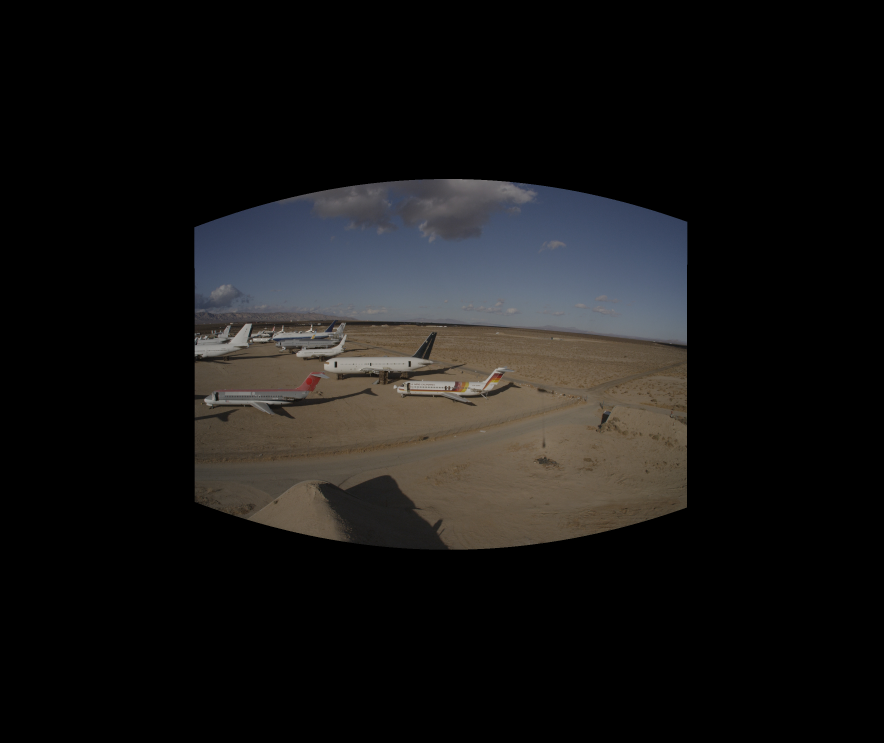
#> input picture data/Airplanes2/Tks_0.png, 2651 x 2227 px, found by its file name (shown at 1/3 size); its folder holds 4 pictures in this run
$ python blending_stitch.py
#> lines starting #> are read from the running program, lines starting #| are printed output that depends on the picture
### img_utils.py

import cv2 as cv


def resizeImg(src, factor=0.3):
    #percent by which the image is resized
    if int(factor) == 1:
        return src

    # Compute the new dimensions of the image and resize it
    width = int(src.shape[1] * factor)
    height = int(src.shape[0] * factor)
    dsize = (width, height)
    return cv.resize(src, dsize)

### utils.py

import numpy as np
from matplotlib import pyplot as plt


import os
import re

# Read files in a folder.
def readFiles(folder_path, filter="mask"):
    # Get all files in the folder.
    files = os.listdir(folder_path)

    # Get the file paths.
    file_paths = [os.path.join(folder_path, file) for file in files if re.match(rf"^{filter}.*\.png$", file, re.I)]

    # Sort the file paths.
    file_paths.sort()
    print(f"Found {len(file_paths)} files in {folder_path}")
    print(file_paths)
    return file_paths

# Divide by a by b and replace undefined values by `fill`.
# [172 lines left out: functions divAB, printRandom3DSample, generate_histogram, generate_combined_histogram, apply_histogram, plot_histogram and 2 more, not called in this run]

# [9 lines of commented-out code are left out]

def find_value_target(val, target_arr):
    idx = (np.abs(target_arr - val)).argmin()
    return target_arr[idx]


# [15 lines of commented-out code are left out]

# [7 lines left out: function make_data_3D, not called in this run]

### blending_stitch.py
from typing import List

import cv2 as cv
import numpy as np

from img_utils import resizeImg
from poisson import convertDouble2Uint8, poissonSolver
from utils import readFiles, divAB

def computeGrad(img):
    # Compute gradient of the two images.
    out_x = np.zeros(img.shape, np.double)
    out_y = np.zeros(img.shape, np.double)
    out_x[:,1:-1,:] = 0.5*(img[:,2:,:].astype('double') - img[:,0:-2,:].astype('double'))
    out_y[1:-1,:,:] = 0.5*(img[2:,:,:].astype('double') - img[0:-2,:,:].astype('double'))

    return out_x, out_y

def computeGuidanceField(grads, masks):
    # Compute the guidance field.
    guide_x = grads[0][0] * masks[0]
    guide_y = grads[0][1] * masks[0]
    for i in range(1, len(grads)):
        gradc_x = grads[i][0] * masks[i]
        gradc_y = grads[i][1] * masks[i]
        guide_x = np.where(np.abs(guide_x) >= np.abs(gradc_x), guide_x, gradc_x)
        guide_y = np.where(np.abs(guide_y) >= np.abs(gradc_y), guide_y, gradc_y)

        # [4 lines of commented-out code are left out]

    print("Guide X: ", guide_x.shape)
    return guide_x, guide_y

def computeGuidanceFieldAvg(grads, masks):
    # Compute the guidance field.
    guide_x = grads[0][0] * masks[0]
    guide_y = grads[0][1] * masks[0]
    mask_sum = masks[0]
    for i in range(1, len(grads)):
        guide_x += grads[i][0] * masks[i]
        guide_y += grads[i][1] * masks[i]
        mask_sum += masks[i]

    print("Guide X: ", guide_x.shape)
    return divAB(guide_x, mask_sum, fill=0), divAB(guide_y, mask_sum, fill=0)


def main_merge(img_paths: List[str], mask_paths: List[str], out_path, scf=0.5) -> None:
    # Read images and masks.
#> called with out_path = 'out.png', scf = 0.5
    imgs = [resizeImg(cv.imread(img_path), scf) for img_path in img_paths]
#> in resizeImg, `width = int(src.shape[1] * factor)`: width = 1325
#> in resizeImg, `dsize = (width, height)`: dsize = (1325, 1113)
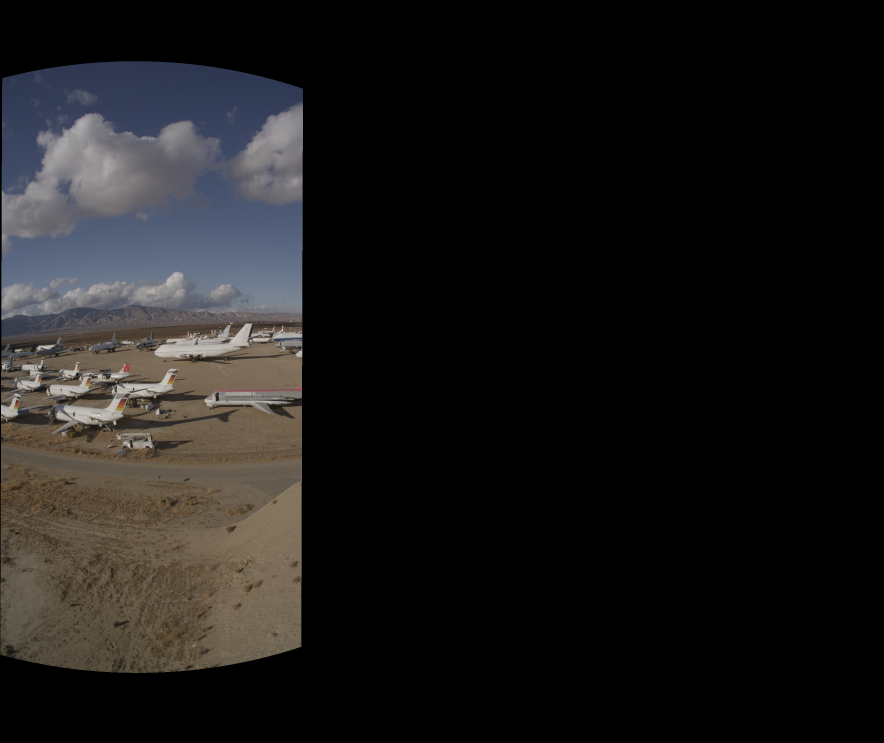
#> input picture data/Airplanes2/Tks_1.png, 2651 x 2227 px, found by its file name (shown at 1/3 size)
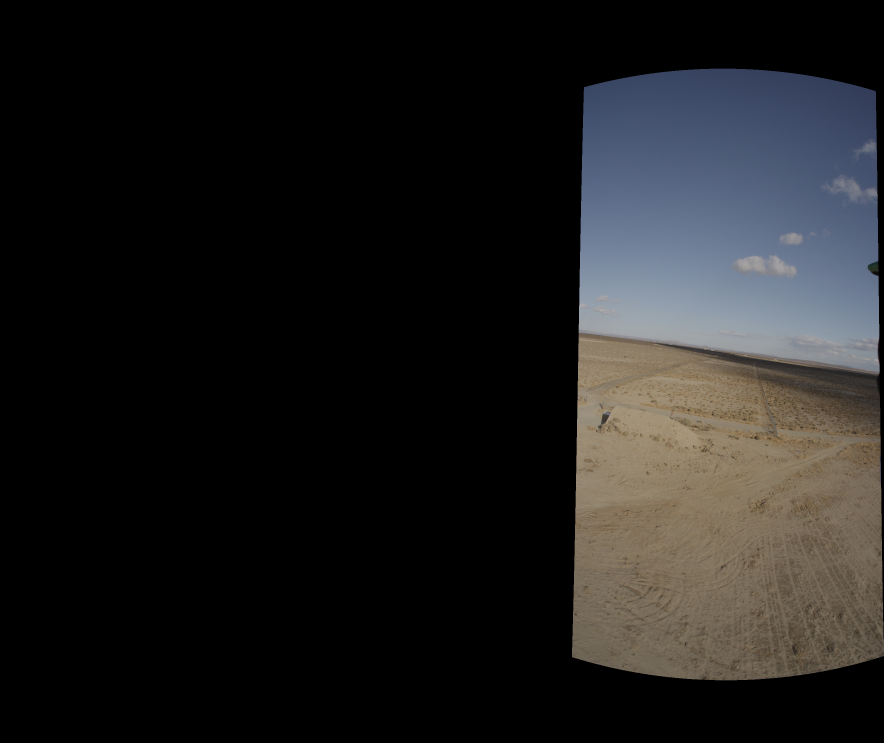
#> input picture data/Airplanes2/Tks_2.png, 2651 x 2227 px, found by its file name (shown at 1/3 size)
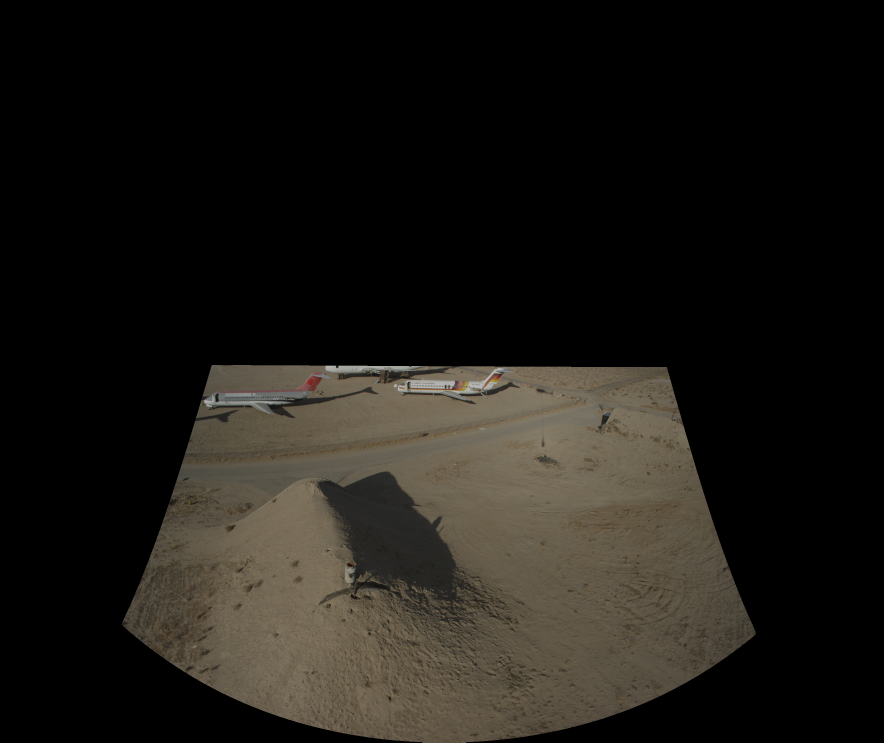
#> input picture data/Airplanes2/Tks_3.png, 2651 x 2227 px, found by its file name (shown at 1/3 size)
#> imgs = 4 items
    masks = [resizeImg(cv.imread(mask_path)//255, scf) for mask_path in mask_paths]
    # masks = [~(resizeImg(cv.imread(mask_path)//255, scf) == 0) for mask_path in mask_paths]

    # Compute the sum of the masks.
    # Taking a matrix of size 5 as the kernel
    kernel = np.ones((15, 15), np.uint8)
    T = np.zeros_like(imgs[0])
    d_masks = []
    for i, (img, mask) in enumerate(zip(imgs, masks)):
        mask = mask # cv.dilate(mask, kernel, iterations=1)
        d_masks.append(mask)
        T += img * mask
#> this loop made 0 passes
#> T: shape (1113, 1325, 3); every value is 0
#> after the loop, d_masks = []
        # cv.imshow(f"Mask + Img : {i}", img * mask)
        # cv.waitKey(0)
    cv.imshow("T", T)
    cv.waitKey(0)

    # Compute gradient of the images.
    grads = [(computeGrad(img)) for img in imgs]
#> grads = 4 items

    # Compute the guidance field.
    guide_x, guide_y = computeGuidanceField(grads, d_masks)
    # guide_x, guide_y = computeGuidanceFieldAvg(grads, d_masks)
    cv.imshow("Guide X", resizeImg(guide_x, 0.7))
    cv.imshow("Guide Y", resizeImg(guide_y, 0.7))
    cv.waitKey(0)

    # Compute the Poisson equation.
    img_out = poissonSolver(guide_x, guide_y)

    # Convert the double image to uint8.
    img_out = convertDouble2Uint8(img_out)

    # Save the result.
    cv.imwrite(out_path, img_out)
    cv.imshow("Result", img_out)
    cv.waitKey(0)


if __name__=="__main__":

    # m_path = "/home/UFAD/enghonda/projects/poison-blending-stitching/data/Labs2"
    m_path = "/home/UFAD/enghonda/projects/poison-blending-stitching/data/Airplanes2"
    # m_path = "/home/UFAD/enghonda/projects/poison-blending-stitching/data/NSH"
    img_paths = readFiles(m_path, "tks")
    mask_paths = readFiles(m_path, "mask")

#> (the run stopped early here; a loop or call above may not have finished)
